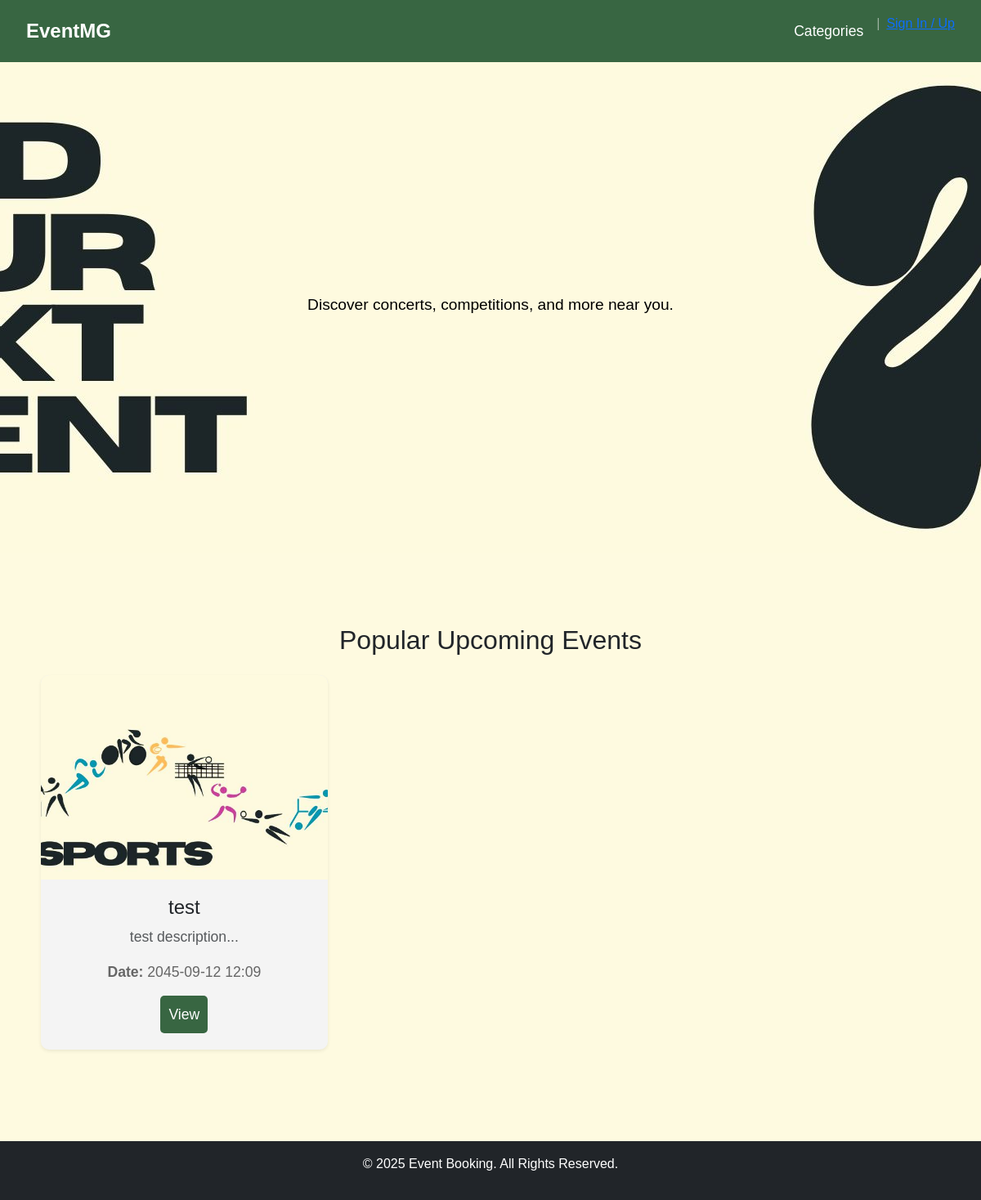
Before: / with the older database file.
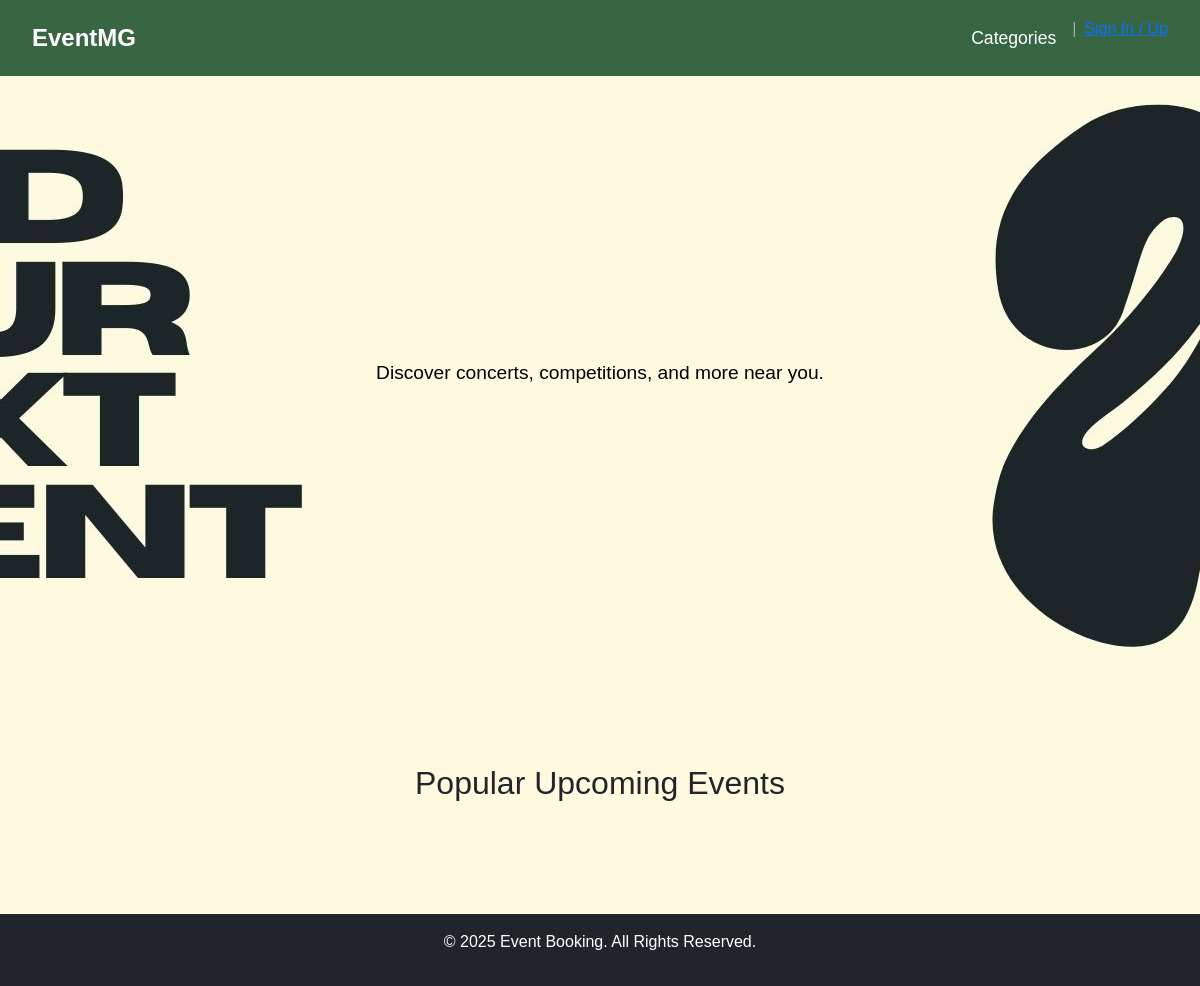
After: the same page with the newer database file.
### website/models.py (models this page shows)
class Event(db.Model):
    __tablename__ = 'event'
    event_id = db.Column(db.Integer, primary_key=True, autoincrement=True)
    admin_id = db.Column(db.Integer, nullable=False)
    venue_id = db.Column(db.Integer, db.ForeignKey('venue.venue_id'), nullable=False)
    name = db.Column(db.String(255), nullable=False)
    date = db.Column(db.DateTime, nullable=False)
    description = db.Column(db.Text)
    ticket_price = db.Column(db.Numeric(10, 2), nullable=False)
    available_seats = db.Column(db.Integer, nullable=False)
    category_id = db.Column(db.Integer, db.ForeignKey('category.category_id'), nullable=True)
    category = db.relationship('Category', backref='events')
    bookings = db.relationship('Booking', back_populates='event', cascade="all, delete-orphan")

### website/views.py (the view)
@views.route('/', methods=['GET', 'POST'])
def home():
    popular_events = Event.query.order_by(Event.date.asc()).limit(3).all()
    return render_template('eventshome.html',popular_events=popular_events)

### website/templates/eventshome.html (shortened to what the changed rows need)
<!DOCTYPE html>
<html lang="en">
<head>
    <link href="https://cdn.jsdelivr.net/npm/bootstrap@5.3.0/dist/css/bootstrap.min.css" rel="stylesheet">
    <link rel="stylesheet" href="{{ url_for('static', filename='stylesheet.css')}}" type="text/css" >
</head>
<body>
{% block content %}
    {% block categories %}
    <section class="events container my-5">
    <h2 class="text-center mb-4">Popular Upcoming Events</h2>
    <div class="row">
        {% for event in popular_events %}
        <div class="col-md-4 mb-4">
            <div class="card h-100 shadow-sm border-0">
                {% if event.category.name == 'Concerts' %}
                    <img src="{{ url_for('static', filename='images/concert-category.jpg') }}" class="card-img-top" alt="Concerts">
                {% elif event.category.name == 'Sports' %}
                    <img src="{{ url_for('static', filename='images/sport-category.jpg') }}" class="card-img-top" alt="Sports">
                {% elif event.category.name == 'Festivals' %}
                    <img src="{{ url_for('static', filename='images/festival-category.jpg') }}" class="card-img-top" alt="Festivals">
                {% elif event.category.name == 'Theatre' %}
                    <img src="{{ url_for('static', filename='images/theatre-category.jpg') }}" class="card-img-top" alt="Theatre">
                {% else %}
                    <img src="{{ url_for('static', filename='images/default.webp') }}" class="card-img-top" alt="Event">
                {% endif %}
                <div class="card-body">
                    <h5 class="card-title">{{ event.name }}</h5>
                    <p class="card-text text-muted">{{ event.description[:100] }}...</p>
                    <p class="card-text"><strong>Date:</strong> {{ event.date.strftime('%Y-%m-%d %H:%M') }}</p>
                    <a href="{{ url_for('events.event_details', event_id=event.event_id) }}" class="btn btn-outline-primary btn-sm">View</a>
                </div>
            </div>
        </div>
        {% endfor %}
    </div>
    </section>
    {% endblock %}
{% endblock %}
</body>
</html>

Changed rows visible on the page:
removed Event: name "test", description "test description", date "2045-09-12 12:09"
